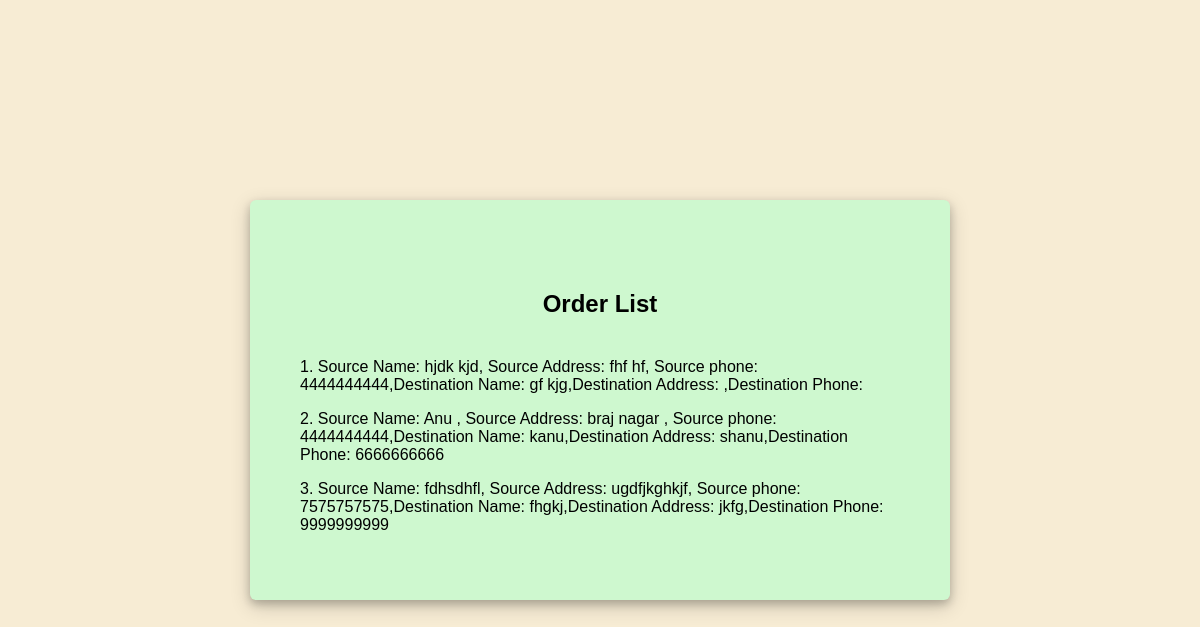
The app's page /admin.php with its own data.
### tables this page shows
CREATE TABLE `shipping` (
  `id` int(11) NOT NULL,
  `Name` varchar(64) NOT NULL,
  `Email` varchar(100) NOT NULL,
  `Tital` varchar(512) NOT NULL,
  `Source_Name` varchar(64) NOT NULL,
  `Source_Address` varchar(256) NOT NULL,
  `Source_phone` varchar(10) NOT NULL,
  `Destination_Name` varchar(64) NOT NULL,
  `Destination_Address` varchar(256) NOT NULL,
  `Destination_Phone` varchar(10) NOT NULL
);

### connection.php (called while the page is built, shortened)
<?php
class DBController{
	private $host = "localhost";
	private $user = "root";
	private $pass = "";
	private $dbname = "iwt";
	private $conn;
	function __construct()
	{
		$this->conn = $this->connectDB();
	}
	function connectDB(){
		$conn = mysqli_connect($this->host,$this->user,$this->pass,$this->dbname);
		mysqli_set_charset($conn,"utf8");
		return $conn;
	}
	function runQuery($query){
		$result = mysqli_query($this->conn,$query);
		while ($row=mysqli_fetch_assoc($result)){
			$resultset[] = $row;
		}
		if(!empty($resultset))
			return $resultset;
	}
	function numRows($query){
		$result = mysqli_query($this->conn,$query);
		$rowcount = mysqli_num_rows($result);
		return $rowcount;
	}
}
?>

### admin.php (the view)
<?php
require_once ("connection.php");
$db_handle = new DBController();
$query = "SELECT * FROM shipping;";
$shipping_list = $db_handle->runQuery($query);
$count = $db_handle->numRows($query);
$counter = 1;
echo '<!doctype html>
<html lang="en">
	<head>
		<meta charset="utf-8">
        <meta name="viewport" content="width=device-width, initial-scale=1, shrink-to-fit=no">
		<title>Admin - Shipment</title>
		<link rel="stylesheet" href="style.css" />
	</head>
	<body>
		<div class="form" style="margin: auto; margin-top: 200px;">
			<h2 align="center" style="padding: 20px;">Order List</h2>';
			if ($count > 0)
			{
				foreach ($shipping_list as $info)
				{
					echo '<p>';
					echo $counter.'. Source Name: '.$info["Source_Name"].', Source Address: '.$info["Source_Address"].', Source phone: '.$info["Source_phone"].',Destination Name: '.$info["Destination_Name"].',Destination Address: '.$info["Destination_Address"].',Destination Phone: '.$info["Destination_Phone"];
					echo '</p>';
					$counter = $counter + 1;
				}
			}
		echo '
		</div>
		<script src="js.js"></script>
	</body>
</html>';
?>

### style.css (style rules this page uses)
body { background-color: #f7ecd4; font-family: "Comic Sans MS", cursive, sans-serif; }
.form { width: 600px; padding: 50px; background-color: #cef8cf; box-shadow: 0 4px 8px 0 rgba(0, 0, 0, 0.2), 0 6px 20px 0 rgba(0, 0, 0, 0.19); border-radius: 6px; }

### records on screen
shipping: Source_Name "hjdk kjd", Source_Address "fhf hf", Source_phone "4444444444", Destination_Name "gf kjg"
shipping: Source_Name "Anu", Source_Address "braj nagar", Source_phone "4444444444", Destination_Name "kanu", Destination_Address "shanu", Destination_Phone "6666666666"
shipping: Source_Name "fdhsdhfl", Source_Address "ugdfjkghkjf", Source_phone "7575757575", Destination_Name "fhgkj", Destination_Address "jkfg", Destination_Phone "9999999999"
